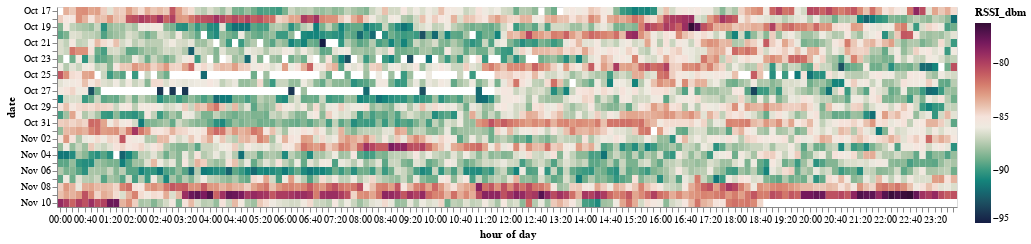

The cell this chart's notebook holds for it:
### Code cell
f1 = alt.Chart(dfsub.reset_index()).mark_rect().encode(
    alt.X('hoursminutes(created_at):O', title='hour of day' ),
    alt.Y('monthdate(created_at):O', title='date'),
    alt.Color('RSSI_dbm:Q', title='RSSI_dbm', scale=alt.Scale(range=palettable.cmocean.diverging.Curl_20.hex_colors)),
    tooltip=['hoursminutes(created_at):O','monthdate(time (UTC)):O','RSSI_dbm:Q']
).properties(
    width=900,
    height=200
)


f1

### Figure 1 — Vega-Lite specification as saved in the notebook (floating-point values rounded to 4 significant figures; data arrays with more than 128 entries replaced by an {"elided": "..."} marker saying what was removed)
{"config": {"view": {"continuousWidth": 400, "continuousHeight": 300}}, "data": {"name": "data-963860e5109c7ab0d01e822d737fa7b7"}, "mark": "rect", "encoding": {"color": {"type": "quantitative", "field": "RSSI_dbm", "scale": {"range": ["#151D44", "#1A3753", "#1C5062", "#166971", "#13837B", "#389981", "#6DAD8A", "#9CBF9F", "#C6D3BC", "#EDEAE1", "#F6E6DF", "#EAC5B3", "#E1A38B", "#D7816F", "#C86162", "#B44560", "#992D61", "#7A1B5E", "#571350", "#340D35"]}, "title": "RSSI_dbm"}, "tooltip": [{"type": "ordinal", "field": "created_at", "timeUnit": "hoursminutes"}, {"type": "ordinal", "field": "time (UTC)", "timeUnit": "monthdate"}, {"type": "quantitative", "field": "RSSI_dbm"}], "x": {"type": "ordinal", "field": "created_at", "timeUnit": "hoursminutes", "title": "hour of day"}, "y": {"type": "ordinal", "field": "created_at", "timeUnit": "monthdate", "title": "date"}}, "height": 200, "width": 900, "$schema": "https://vega.github.io/schema/vega-lite/v4.8.1.json", "datasets": {"data-963860e5109c7ab0d01e822d737fa7b7": {"elided": "3434 records"}}}
